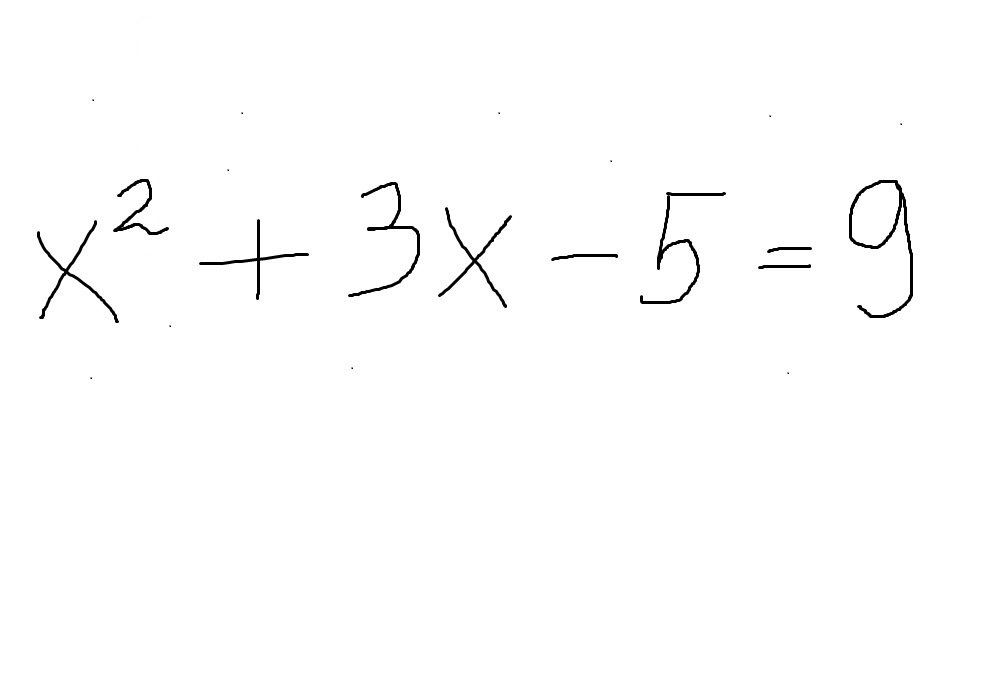
#> input picture hmer_code/examples/ex1.jpg, 983 x 675 px
$ python -i img_preprocess.py   (imports and definitions only)
#> lines starting #> are read from the running program, lines starting #| are printed output that depends on the picture; after the words box and inside, x2 and y2 are one past the last pixel; in counts of white or black regions, pixels touching at a corner belong together
import cv2
import numpy as np

class Rect:
  def __init__(self,
            a,
            b,
            c,
            d):
        self.a=a
        self.b=b
        self.c=c
        self.d=d

def merge_rectangles(r_1, r_2):

    a_m= min(r_1.a, r_2.a)
    b_m= min(r_1.b, r_2.b)
    c_M= max(r_1.c, r_2.c)
    d_M= max(r_1.d, r_2.d)

    return Rect(a_m, b_m, c_M, d_M)


def nearRects(rect_1,
        rect_2,
        tol_w=20,
        tol_h=60):

    b0 = (np.abs(rect_1.a - rect_2.a) < tol_w ) and (np.abs(rect_1.c - rect_2.c) < tol_w)

    h1 = np.abs(rect_1.d - rect_1.b)
    h2 = np.abs(rect_2.d - rect_2.b)
    b1 = np.abs(h1-h2) < tol_h

    return b0 and b1


def unionRects(contours):
  candidate_rectangles=[]
  for c in contours:
      x,y,w,h = cv2.boundingRect(c)
      candidate_rectangles.append(Rect(x,y,x+w,y+h))

  kept=np.ones(len(candidate_rectangles))
  new_rectangles=[]
  for i in range(len(candidate_rectangles)):
      for j in range(i+1,len(candidate_rectangles)):
          b=nearRects(candidate_rectangles[i], candidate_rectangles[j])
          if b:
              new_rect=merge_rectangles(candidate_rectangles[i], candidate_rectangles[j])
              new_rectangles.append(new_rect)
              kept[i]=0
              kept[j]=0

  rectangles = []
  for i in range(len(kept)):
      if kept[i]:
          rect=candidate_rectangles[i]
          rectangles.append(rect)

  for rect in new_rectangles:
      rectangles.append(rect)

  return rectangles

def preprocess_img(image):
    scale_percent = 60
    width = int(image.shape[1] * scale_percent / 100)
    height = int(image.shape[0] * scale_percent / 100)
    dim = (width, height)
    image = cv2.resize(image, dim, interpolation = cv2.INTER_AREA)

    denoised = cv2.fastNlMeansDenoising(image, None, 15, 7, 21)
    ret, thresh = cv2.threshold(denoised, 127, 255, cv2.THRESH_BINARY_INV)

    return thresh


def img_to_lst(image_file):
#> called with image_file = 'examples/ex1.jpg'
    image = cv2.imread(image_file, cv2.IMREAD_GRAYSCALE)
#> image is the input picture: shape (675, 983); min 0, max 255, mean 252.8
    output = image.copy()
    prep_img = preprocess_img(image)
#> in preprocess_img, `ret, thresh = cv2.threshold(denoised, 127, 255, cv2.THRESH_BINARY_INV)`:
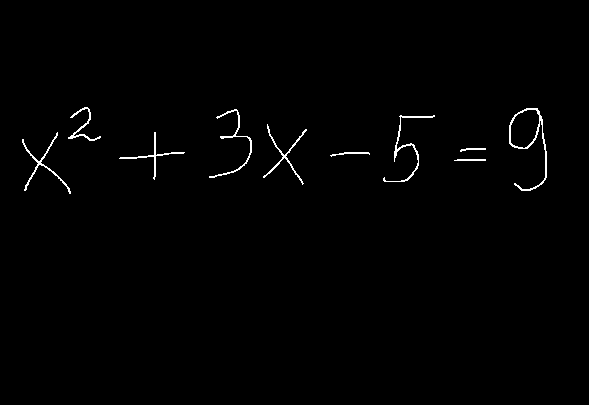
#> thresh: shape (405, 589); 0.88% white in thin lines or dots, all inside (x1, y1, x2, y2) = (22, 107, 547, 194)
    contours, _ = cv2.findContours(prep_img, cv2.RETR_EXTERNAL, cv2.CHAIN_APPROX_SIMPLE)
#> contours = 10 contours; largest, box (x1, y1, x2, y2) and area: (509, 108, 547, 191) 1085, (22, 132, 71, 194) 148, (383, 115, 435, 182) 148, (263, 124, 307, 185) 136, (209, 109, 252, 178) 129

    rectangles = unionRects(contours)
#> the loop in unionRects, `for c in contours:` made 10 passes
#> (x, y, w, h) on passes 1 to 10: (454, 159, 32, 2), (330, 152, 40, 5), (460, 148, 26, 4), (119, 132, 66, 48), (22, 132, 49, 62), (263, 124, 44, 61), (383, 115, 52, 67), (209, 109, 43, 69), (509, 108, 38, 83), (68, 107, 33, 34)
#> after the loop in unionRects, `for c in contours:`: candidate_rectangles = 10 items
#> in unionRects, `kept=np.ones(len(candidate_rectangles))`: kept = [1, 1, 1, 1, 1, 1, 1, 1, 1, 1]
#> the loop in unionRects, `for i in range(len(candidate_rectangles)):` made 10 passes
#> after the loop in unionRects, `for i in range(len(candidate_rectangles)):`: kept = [0, 1, 0, 1, 1, 1, 1, 1, 1, 1]; new_rectangles = 1 item
#> in unionRects, `rectangles = []`: rectangles = []
#> the loop in unionRects, `for i in range(len(kept)):` made 10 passes
#> after the loop in unionRects, `for i in range(len(kept)):`: rectangles = 8 items
#> the loop in unionRects, `for rect in new_rectangles:` made 1 pass
#> after the loop in unionRects, `for rect in new_rectangles:`: rectangles = 9 items
#> rectangles = 9 items
    cropped = []

    for rect in rectangles:
        cv2.rectangle(output, (rect.a, rect.b), (rect.c, rect.d), color=(0, 0, 0), thickness=1)
        x = rect.a
        y = rect.b
        w = rect.c - rect.a
        h = rect.d - rect.b
        crop = cv2.bitwise_not(prep_img)[y:y+h, x:x+w]
        size_max = max(w, h)
        square = 255 * np.ones(shape=[size_max, size_max], dtype=np.uint8)
        if w>h:
            y_pos = size_max//2 - h//2
            square[y_pos:y_pos+h, 0:w] = crop
        elif w < h:
            x_pos = size_max//2 - w//2
            square[0:h, x_pos:x_pos+w] = crop
        else:
            square = crop
        cropped.append((x, w, cv2.resize(square, (45, 45), interpolation=cv2.INTER_AREA)))
#> this loop made 9 passes
#> (x, y, w, h, size_max, x_pos) on passes 3 to 8: (22, 132, 49, 62, 62, 7), (263, 124, 44, 61, 61, 8), (383, 115, 52, 67, 67, 7), (209, 109, 43, 69, 69, 13), (509, 108, 38, 83, 83, 22), (68, 107, 33, 34, 34, 1)
#> (x, y, w, h, size_max, y_pos) on passes 1, 2, 9: (330, 152, 40, 5, 40, 18), (119, 132, 66, 48, 66, 9), (454, 148, 32, 13, 32, 10)
#> pass 2, in img_to_lst, `crop = cv2.bitwise_not(prep_img)[y:y+h, x:x+w]`:
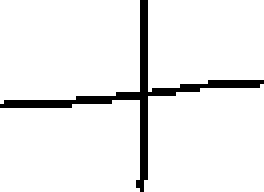
#> crop: shape (48, 66) (shown 4 times larger); 93.2% white; black in thin lines or dots
#> pass 3, in img_to_lst, `crop = cv2.bitwise_not(prep_img)[y:y+h, x:x+w]`:
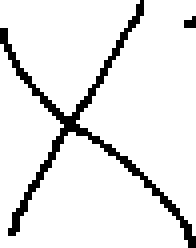
#> crop: shape (62, 49) (shown 4 times larger); 91% white; black in thin lines or dots
#> after the loop:
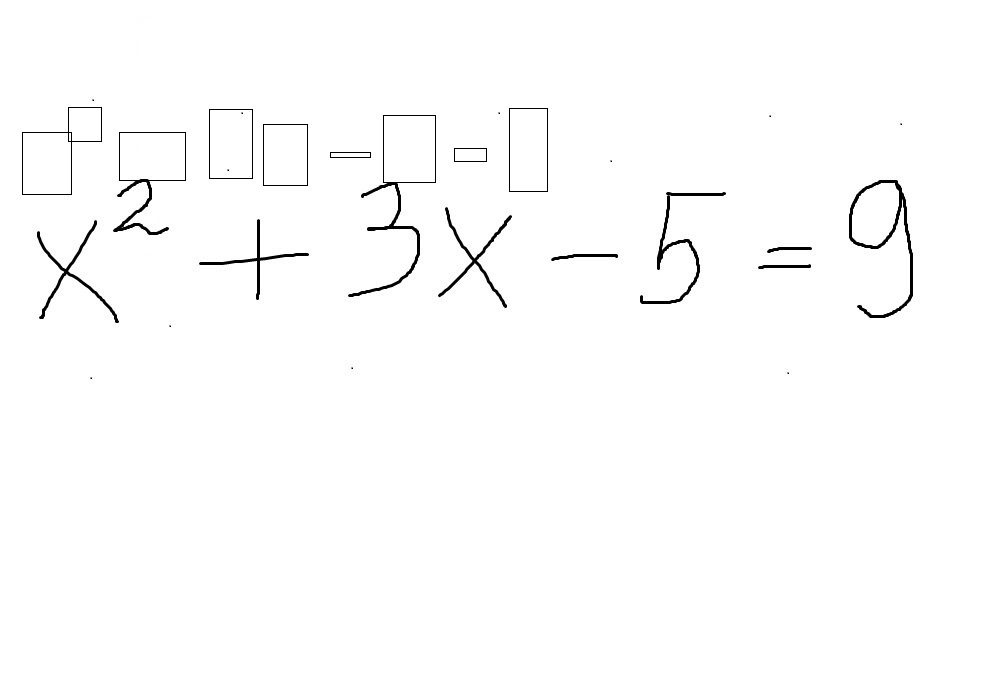
#> output: shape (675, 983); 0.25% of pixels changed, all inside (x1, y1, x2, y2) = (22, 107, 548, 195)
#> after the loop:
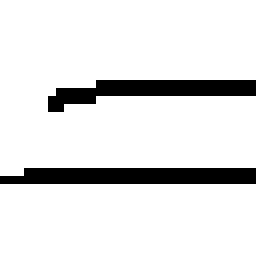
#> square: shape (32, 32) (shown 8 times larger); 88.9% white; black in thin lines or dots, all inside (x1, y1, x2, y2) = (0, 10, 32, 23)
#> after the loop, cropped = 9 items


    cropped.sort(key=lambda x: x[0], reverse=False)

    return cropped

>>> result = img_to_lst('examples/ex1.jpg')
#> result = 9 items

$ run again, on hmer_code/examples/ex2.jpg
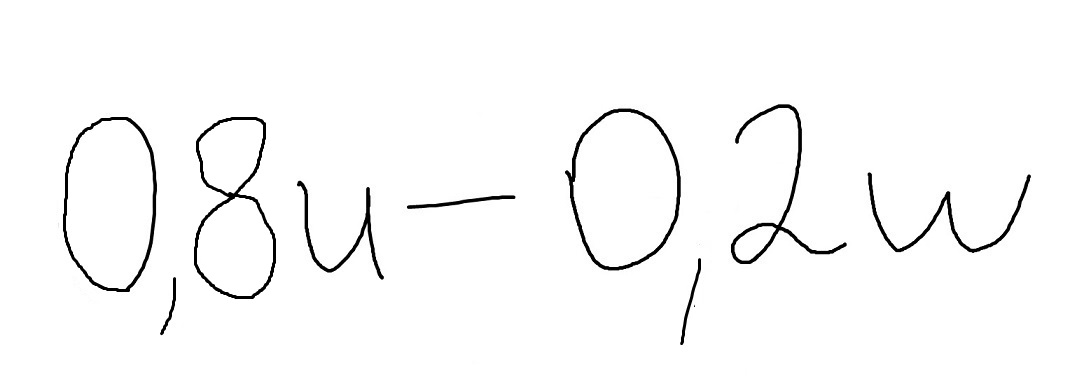
#> input picture hmer_code/examples/ex2.jpg, 1070 x 386 px
#> in img_to_lst, image is the input picture: shape (386, 1070); min 0, max 255, mean 249.4
#> image: shape (231, 642)
#> in preprocess_img, `ret, thresh = cv2.threshold(denoised, 127, 255, cv2.THRESH_BINARY_INV)`:
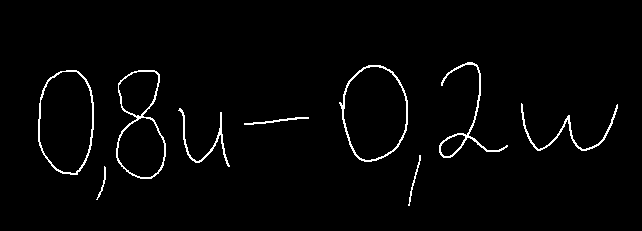
#> thresh: shape (231, 642); 2.2% white in thin lines or dots, all inside (x1, y1, x2, y2) = (38, 62, 618, 206)
#> contours = 9 contours; largest, box (x1, y1, x2, y2) and area: (339, 65, 408, 162) 4968, (38, 70, 94, 175) 4705, (116, 70, 166, 179) 3779, (439, 62, 508, 158) 633, (521, 103, 618, 151) 246
#> the loop in unionRects, `for c in contours:` made 9 passes
#> (x, y, w, h) on passes 1 to 8: (96, 166, 10, 34), (408, 155, 13, 51), (244, 117, 65, 8), (178, 108, 52, 59), (521, 103, 97, 48), (116, 70, 50, 109), (38, 70, 56, 105), (339, 65, 69, 97)
#> after the loop in unionRects, `for c in contours:`: candidate_rectangles = 9 items
#> kept = [1, 1, 1, 1, 1, 1, 1, 1, 1]
#> the loop in unionRects, `for i in range(len(candidate_rectangles)):` made 9 passes
#> after the loop in unionRects, `for i in range(len(candidate_rectangles)):`: new_rectangles = []
#> the loop in unionRects, `for i in range(len(kept)):` made 9 passes
#> after the loop in unionRects, `for i in range(len(kept)):`: rectangles = 9 items
#> the loop in img_to_lst, `for rect in rectangles:` made 9 passes
#> (x, y, w, h, size_max, x_pos) on passes 1, 2, 4, 6, 7, 8, 9: (96, 166, 10, 34, 34, 12), (408, 155, 13, 51, 51, 19), (178, 108, 52, 59, 59, 3), (116, 70, 50, 109, 109, 29), (38, 70, 56, 105, 105, 24), (339, 65, 69, 97, 97, 14), (439, 62, 69, 96, 96, 14)
#> after the loop in img_to_lst, `for rect in rectangles:`:
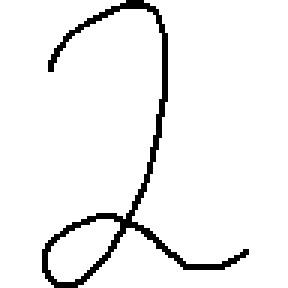
#> square: shape (96, 96) (shown 3 times larger); 94.4% white; black in thin lines or dots, all inside (x1, y1, x2, y2) = (14, 0, 83, 96)

$ run again, on hmer_code/examples/ex3.jpg
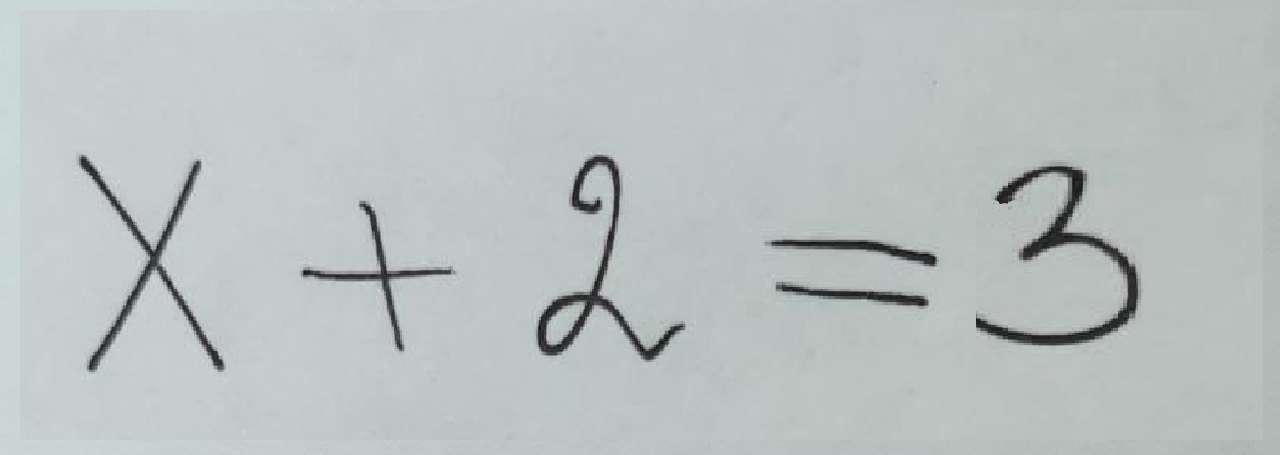
#> input picture hmer_code/examples/ex3.jpg, 1280 x 455 px
#> in preprocess_img, `ret, thresh = cv2.threshold(denoised, 127, 255, cv2.THRESH_BINARY_INV)`:
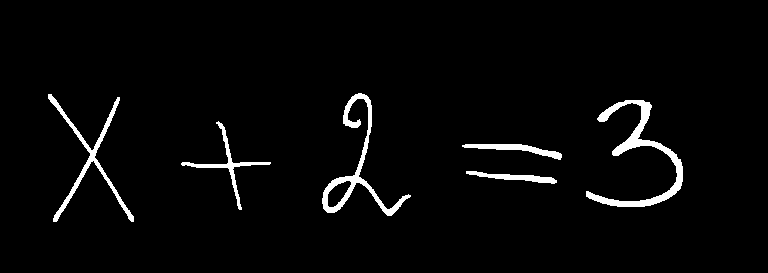
#> thresh: shape (273, 768); 3.1% white; 6 white regions
#> contours = 6 contours; box (x1, y1, x2, y2) and area: (586, 100, 683, 207) 1680, (322, 93, 411, 216) 1616, (48, 94, 134, 222) 984, (181, 121, 271, 210) 500, (462, 144, 562, 160) 452, (466, 171, 557, 184) 369
#> the loop in unionRects, `for c in contours:` made 6 passes
#> (x, y, w, h) on passes 1 to 6: (466, 171, 91, 13), (462, 144, 100, 16), (181, 121, 90, 89), (586, 100, 97, 107), (48, 94, 86, 128), (322, 93, 89, 123)
#> after the loop in unionRects, `for c in contours:`: candidate_rectangles = 6 items
#> in unionRects, `kept=np.ones(len(candidate_rectangles))`: kept = [1, 1, 1, 1, 1, 1]
#> the loop in unionRects, `for i in range(len(candidate_rectangles)):` made 6 passes
#> after the loop in unionRects, `for i in range(len(candidate_rectangles)):`: kept = [0, 0, 1, 1, 1, 1]; new_rectangles = 1 item
#> in unionRects, `rectangles = []`: rectangles = []
#> the loop in unionRects, `for i in range(len(kept)):` made 6 passes
#> after the loop in unionRects, `for i in range(len(kept)):`: rectangles = 4 items
#> the loop in unionRects, `for rect in new_rectangles:` made 1 pass
#> after the loop in unionRects, `for rect in new_rectangles:`: rectangles = 5 items
#> the loop in img_to_lst, `for rect in rectangles:` made 5 passes
#> (x, y, w, h, size_max, x_pos) on passes 2 to 4: (586, 100, 97, 107, 107, 5), (48, 94, 86, 128, 128, 21), (322, 93, 89, 123, 123, 17)
#> after the loop in img_to_lst, `for rect in rectangles:`:
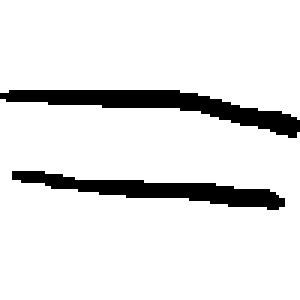
#> square: shape (100, 100) (shown 3 times larger); 89.8% white; 2 black regions, box (x1, y1, x2, y2) and area: (0, 30, 100, 46) 555, (4, 57, 95, 70) 462

$ run again, on hmer_code/examples/ex4.jpg
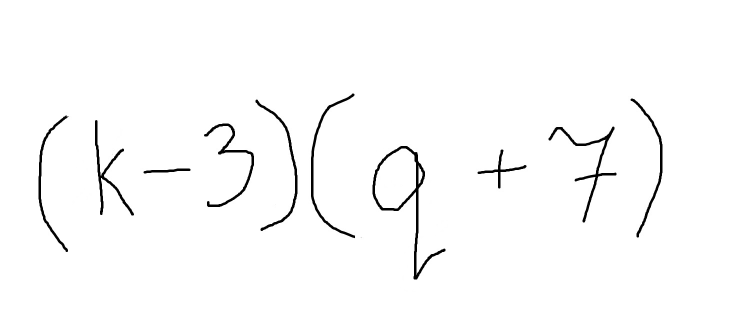
#> input picture hmer_code/examples/ex4.jpg, 1506 x 649 px (shown at 1/2 size)
#> in img_to_lst, image is the input picture: shape (649, 1506); min 0, max 255, mean 250.5
#> image: shape (389, 903)
#> in preprocess_img, `ret, thresh = cv2.threshold(denoised, 127, 255, cv2.THRESH_BINARY_INV)`:
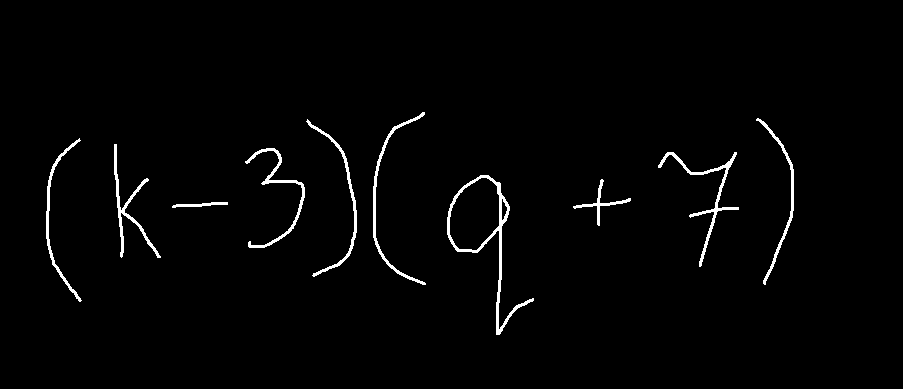
#> thresh: shape (389, 903); 1.8% white; 10 white regions
#> contours = 10 contours; largest, box (x1, y1, x2, y2) and area: (447, 175, 534, 335) 3717, (658, 152, 739, 267) 559, (114, 144, 161, 258) 474, (373, 112, 426, 285) 465, (245, 148, 305, 248) 459
#> the loop in unionRects, `for c in contours:` made 10 passes
#> (x, y, w, h) on passes 1 to 8: (172, 202, 56, 6), (573, 179, 58, 47), (447, 175, 87, 160), (658, 152, 81, 115), (245, 148, 60, 100), (114, 144, 47, 114), (46, 138, 36, 164), (306, 119, 51, 158)
#> after the loop in unionRects, `for c in contours:`: candidate_rectangles = 10 items
#> kept = [1, 1, 1, 1, 1, 1, 1, 1, 1, 1]
#> the loop in unionRects, `for i in range(len(candidate_rectangles)):` made 10 passes
#> after the loop in unionRects, `for i in range(len(candidate_rectangles)):`: new_rectangles = []
#> the loop in unionRects, `for i in range(len(kept)):` made 10 passes
#> after the loop in unionRects, `for i in range(len(kept)):`: rectangles = 10 items
#> the loop in img_to_lst, `for rect in rectangles:` made 10 passes
#> (x, y, w, h, size_max, x_pos) on passes 3 to 10: (447, 175, 87, 160, 160, 37), (658, 152, 81, 115, 115, 17), (245, 148, 60, 100, 100, 20), (114, 144, 47, 114, 114, 34), (46, 138, 36, 164, 164, 64), (306, 119, 51, 158, 158, 54), (756, 118, 38, 167, 167, 64), (373, 112, 53, 173, 173, 60)
#> after the loop in img_to_lst, `for rect in rectangles:`:
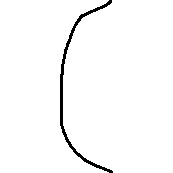
#> square: shape (173, 173); 97.8% white; 1 black region, box (x1, y1, x2, y2) and area: (60, 0, 113, 173) 670
